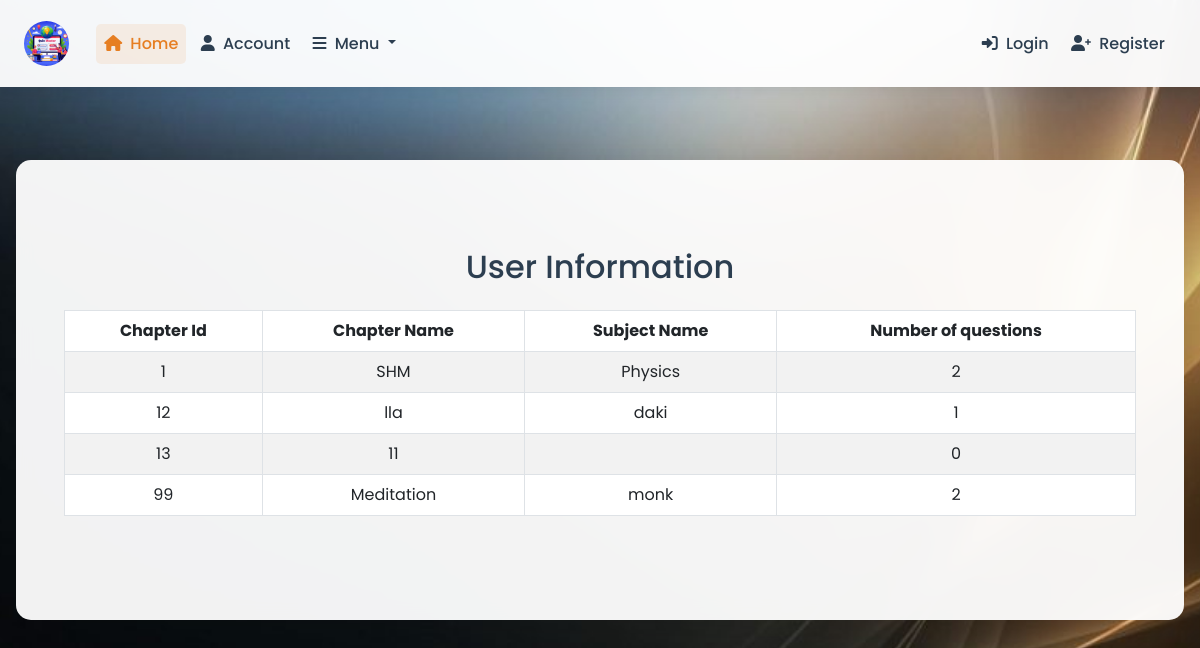
The app's page /subjects/chapters, older data.
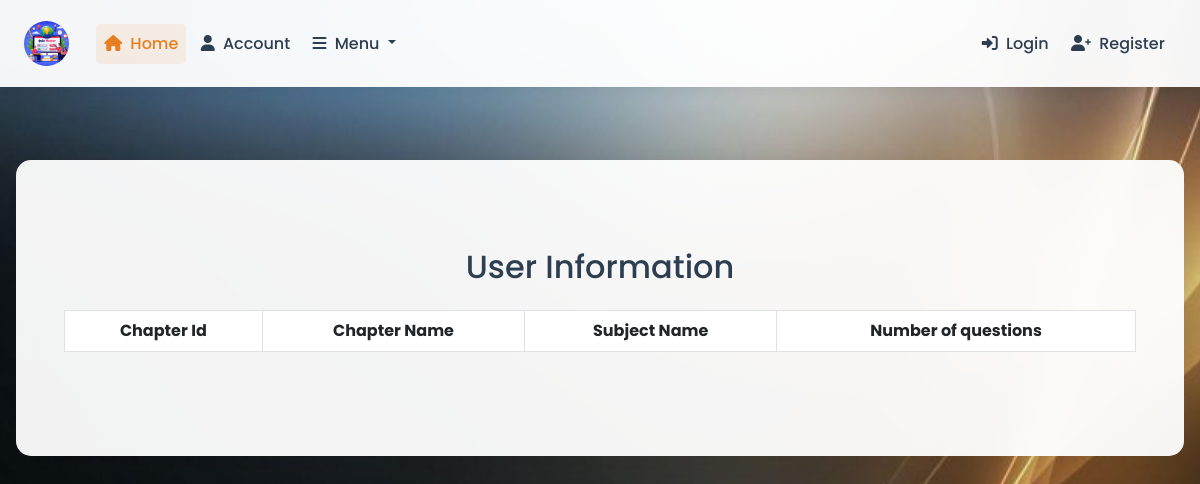
The same page, newer data.
### App/models.py (models this page shows, shortened)
class Chapters(db.Model):
    id = db.Column(db.Integer, primary_key=True)
    name = db.Column(db.String(20), nullable=False)
    no_of_questions = db.Column(db.Integer, nullable=False, default=0)
    subject_id = db.Column(db.Integer, db.ForeignKey('subjects.id'), nullable=False)
    questions = db.relationship('Questions', backref='chapter', lazy=True)

class Subjects(db.Model):
    id = db.Column(db.Integer, primary_key=True)
    name = db.Column(db.String(20), nullable=False)
    no_of_chapters = db.Column(db.Integer, nullable=False, default=0)
    no_of_questions = db.Column(db.Integer, nullable=False, default=0)
    chapters = db.relationship('Chapters', backref='subject', lazy=True)
    questions = db.relationship('Questions', backref='subject', lazy=True)

### App/routes.py (the view)
@app.route('/subjects/chapters',methods = ['GET','POST'])
def chapter_list():
    chapters = Chapters.query.all()
    return render_template('chapter_list.html',title = 'Chapters', chapters = chapters)

### App/templates/chapter_list.html
{% extends "layout.html" %}
{% block content %}
<div class="container my-4">
    <h2 class="text-center mb-4">User Information</h2>
    <table class="table table-bordered table-striped table-hover text-center">
        <thead class="thead-dark">
            <tr>
                <th>Chapter Id</th>
                <th>Chapter Name</th>
                <th>Subject Name</th>
                <th>Number of questions</th>
            </tr>
        </thead>
        <tbody>
            {% for chap in chapters %}
            <tr>
                <td>{{ chap.id }}</td>
                <td>{{ chap.name }}</td>
                <td>{{ chap.subject.name }}</td>
                <td>{{ chap.no_of_questions }}</td>
            </tr>
            {% endfor %}
        </tbody>
    </table>
</div>
{% endblock content %}

Row changes from the older to the newer data that the page shows:
removed Chapters: id "1", name "SHM", subject.name "Physics", no_of_questions "2"
removed Chapters: id "12", name "lla", subject.name "daki", no_of_questions "1"
removed Chapters: id "13", name "11", no_of_questions "0"
removed Chapters: id "99", name "Meditation", subject.name "monk", no_of_questions "2"
